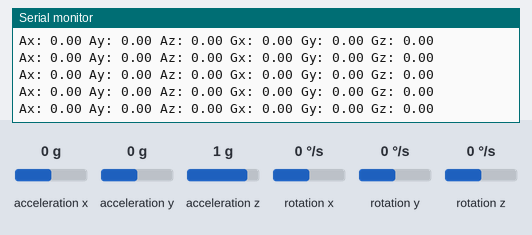
This sketch was run on a simulated ESP8266 (NodeMCU). On the bench: the last lines printed to the serial monitor. Wiring (inferred from the names in the program): MPU-6050 motion sensor at I2C address 0x68. The test bench sets the inputs (shaded band); at power-on: acceleration x 0 g, acceleration y 0 g, acceleration z 1 g, rotation x 0 °/s, rotation y 0 °/s, rotation z 0 °/s. WiFi joins after 1.5 s; servers stay silent unless stated.

Above: at 2.8 s.
2.9 s: acceleration x set to -1.4 g
At 3.0 s:
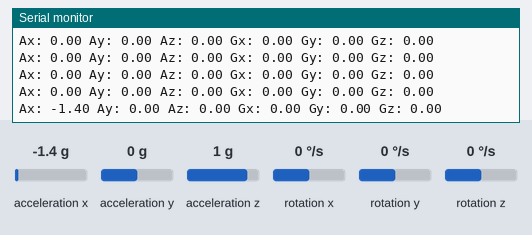
4.4 s: acceleration y set to -1.4 g
At 4.42 s:
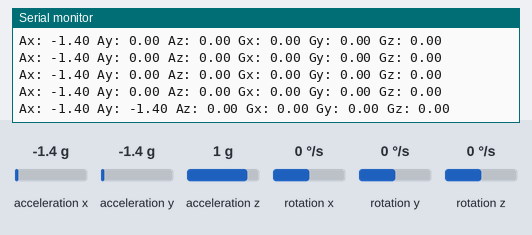
5.9 s: acceleration z set to -1.4 g
At 5.95 s:
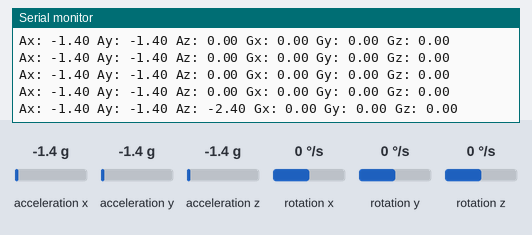
7.4 s: rotation x set to -192 °/s
At 7.48 s:
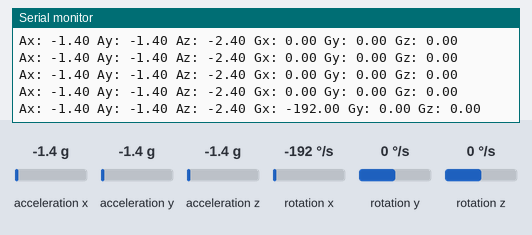
8.9 s: rotation y set to -192 °/s
At 8.91 s:
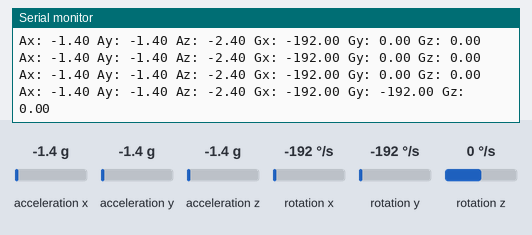

The sketch:

fall_detection_NodeMCU.ino
```cpp
//connect scl pin in mpu to D6 in NodeMCU
//connect sda pin in mpu to D7 in NodeMCU
//connect vcc to 3.6 in MCU
//connect GND to GND in NodeMCU
#include <ESP8266WiFi.h>
#include <Wire.h>
int limit=200;
const uint8_t MPU6050SlaveAddress = 0x68;  // MPU6050 Slave Device Address
const uint8_t scl = D6;      // Select SDA and SCL pins for I2C communication
const uint8_t sda = D7;

// sensitivity scale factor respective to full scale setting provided in datasheet
const uint16_t AccelScaleFactor = 16384;
const uint16_t GyroScaleFactor = 131;

// MPU6050 few configuration register addresses
const uint8_t MPU6050_REGISTER_SMPLRT_DIV   =  0x19;
const uint8_t MPU6050_REGISTER_USER_CTRL    =  0x6A;
const uint8_t MPU6050_REGISTER_PWR_MGMT_1   =  0x6B;
const uint8_t MPU6050_REGISTER_PWR_MGMT_2   =  0x6C;
const uint8_t MPU6050_REGISTER_CONFIG       =  0x1A;
const uint8_t MPU6050_REGISTER_GYRO_CONFIG  =  0x1B;
const uint8_t MPU6050_REGISTER_ACCEL_CONFIG =  0x1C;
const uint8_t MPU6050_REGISTER_FIFO_EN      =  0x23;
const uint8_t MPU6050_REGISTER_INT_ENABLE   =  0x38;
const uint8_t MPU6050_REGISTER_ACCEL_XOUT_H =  0x3B;
const uint8_t MPU6050_REGISTER_SIGNAL_PATH_RESET  = 0x68;

int16_t AccelX, AccelY, AccelZ,Temperature, GyroX, GyroY, GyroZ; //variables to save the raw values of MPU
double Ax, Ay, Az, T, Gx, Gy, Gz;                                //variables to save the exact values of MPU

String apiWritekey = "T12WOIVFQWGUNY2K"; // replace with your THINGSPEAK WRITEAPI key here
const char* ssid = "TP2"; // your wifi SSID name
const char* password = "1223334444" ;// wifi password
const char* server = "api.thingspeak.com"; //the saerver "we use thinkspeak cloud"
WiFiClient client;                         //make a wifiClient object named "client"

int fall=0;             //variable to represent falling "if equal zero that is mean not falling and if equal one that is mean falling"

void setup() {
  Serial.begin(115200);  //intialize the serial comunication in buadrate 115200
  WiFi.disconnect();    //disconnect any wifi "to start again"
  delay(10);
  WiFi.begin(ssid, password);  //connect with the wifi in ssid and passward
  Wire.begin(sda, scl);        //intialize the wire communication and define the sda and scl lines "pins"
  MPU6050_Init();             //that is the function we made to intialize the communication with mpu6050
  WiFi.begin(ssid, password); //another trial to connect "just to be sure"
  while (WiFi.status() != WL_CONNECTED) {   //wait until connect correctly
    delay(500);
  }
  Serial.print("connected to  "); Serial.println(ssid);
}

void loop() {
  while(!threshold());        //still calling the function named "threshold" to still tracke the algorithm to detect the falling
  if (client.connect(server,80))  //connrct with the client at server "we defined the server above" at number 80 "80 related to web devolopment of the server"
  {
    //here we arrange the word that transmite to the client that must start with apiwritekay and the field in the chanell then the data we want to transmite then, must ended by "\r\n\r\n"
    String tsData = apiWritekey;
           tsData +="&field1=";
           tsData += String(fall);
           tsData += "\r\n\r\n";
     //raech the address of the field in the channel with api in the server in host in post
     client.print("POST /update HTTP/1.1\n");
     client.print("Host: api.thingspeak.com\n");
     client.print("Connection: close\n");
     client.print("X-THINGSPEAKAPIKEY: "+apiWritekey+"\n");
     client.print("Content-Type: application/x-www-form-urlencoded\n");
     client.print("Content-Length: ");
     client.print(tsData.length());
     client.print("\n\n");  // the 2 carriage returns indicate closing of Header fields & starting of data
     client.print(tsData);
  }
  delay(200);
  client.stop();   //stop the client after trasmitting the data
  Serial.println("wait new value of the fall tracking ....");
  delay(15000);    // thingspeak needs minimum 15 sec delay between updates
}
//that function to send data to the wired communication "and we use it to send tha addresses of the available regesters to receive the data"
void I2C_Write(uint8_t deviceAddress, uint8_t regAddress, uint8_t data){
  Wire.beginTransmission(deviceAddress);
  Wire.write(regAddress);
  Wire.write(data);
  Wire.endTransmission();
}
//raed all of the raw data from the device mpu "but the raw data need to modifications to represent the angle and accelration"
//all this function in library wire
void Read_RawValue(uint8_t deviceAddress, uint8_t regAddress){
  Wire.beginTransmission(deviceAddress);
  Wire.write(regAddress);
  Wire.endTransmission();
  Wire.requestFrom(deviceAddress, (uint8_t)14);
  AccelX = (((int16_t)Wire.read()<<8) | Wire.read());
  AccelY = (((int16_t)Wire.read()<<8) | Wire.read());
  AccelZ = (((int16_t)Wire.read()<<8) | Wire.read());
  Temperature = (((int16_t)Wire.read()<<8) | Wire.read());
  GyroX = (((int16_t)Wire.read()<<8) | Wire.read());
  GyroY = (((int16_t)Wire.read()<<8) | Wire.read());
  GyroZ = (((int16_t)Wire.read()<<8) | Wire.read());
}

//configure MPU6050
//here we intialize the communication with mpu at the defined regesters "in line 13 in the code"
void MPU6050_Init(){
  delay(150);
  I2C_Write(MPU6050SlaveAddress, MPU6050_REGISTER_SMPLRT_DIV, 0x07);
  I2C_Write(MPU6050SlaveAddress, MPU6050_REGISTER_PWR_MGMT_1, 0x01);
  I2C_Write(MPU6050SlaveAddress, MPU6050_REGISTER_PWR_MGMT_2, 0x00);
  I2C_Write(MPU6050SlaveAddress, MPU6050_REGISTER_CONFIG, 0x00);
  I2C_Write(MPU6050SlaveAddress, MPU6050_REGISTER_GYRO_CONFIG, 0x00);//set +/-250 degree/second full scale
  I2C_Write(MPU6050SlaveAddress, MPU6050_REGISTER_ACCEL_CONFIG, 0x00);// set +/- 2g full scale
  I2C_Write(MPU6050SlaveAddress, MPU6050_REGISTER_FIFO_EN, 0x00);
  I2C_Write(MPU6050SlaveAddress, MPU6050_REGISTER_INT_ENABLE, 0x01);
  I2C_Write(MPU6050SlaveAddress, MPU6050_REGISTER_SIGNAL_PATH_RESET, 0x00);
  I2C_Write(MPU6050SlaveAddress, MPU6050_REGISTER_USER_CTRL, 0x00);
}
//this function made to modifay the raw value from mpu to diffritiate the real values
void mpu() {
  Read_RawValue(MPU6050SlaveAddress, MPU6050_REGISTER_ACCEL_XOUT_H);
  //divide each with their sensitivity scale factor
  Ax = (double)AccelX/AccelScaleFactor;
  Ay = (double)AccelY/AccelScaleFactor;
  Az = (double)AccelZ/AccelScaleFactor;
  Gx = (double)GyroX/GyroScaleFactor;
  Gy = (double)GyroY/GyroScaleFactor;
  Gz = (double)GyroZ/GyroScaleFactor;
  Az=Az-1;           //to callibrate the defult position at 0 in all direction "بسبب وضع السينسور المختلف"
   Serial.print("Ax: "); Serial.print(Ax);
  Serial.print(" Ay: "); Serial.print(Ay);
  Serial.print(" Az: "); Serial.print(Az);
  Serial.print(" Gx: "); Serial.print(Gx);
  Serial.print(" Gy: "); Serial.print(Gy);
  Serial.print(" Gz: "); Serial.println(Gz);
  delay(100);
}
//the main part of the code "threshold algorithm to make certain that the man aleardy fall"
int threshold() {
  mpu();  //first we get the real value from mpu
  if(Gx > limit || Gy > limit || Gx < (limit)*-1 || Gy < (limit)*-1 )  //second we test if the angualar accelration of any direction greater than "limit"
  {
    delay(100);      //wait 100 ms
    mpu();           //and read a new value
    if(Ax > 0.7 || Az > 0.7 || Ax < -0.7 || Az < -0.7 )  //and test if the angle is greater than 0.7 in any diraction "the scale of angle is from -2 to 2 "
    {
      delay(2000);        //wait 2 s and test again
      mpu();              //read new values to test again
      if((Ax > 0.7 || Az > 0.7 || Ax < -0.7 || Az < -0.7) && fall==0) {fall=1; Serial.println("fall"); return 1; }   //test again and if true that mean falling and return 1 to send to server
      else {return 0;}      //if false return 0 to still checking
    }
    else {return 0;}   //if false return 0 to still checking
  }
    mpu();   //read new values
  if(Ax < 0.5 && Az < 0.5 && Ax > -0.5 && Az > -0.5 && fall==1) {fall=0; Serial.println("get up"); return 1; } //if back to the natural position return 1 to send to server and make fall=0 to tell the server that man get up
  else {return 0;}

}
```

Measured:
- after the input at 2.9 s, the serial monitor: prints a new line after 0.09 s (image 1)
- after the input at 4.4 s, the serial monitor: prints a new line at once (image 2)
- after the input at 5.9 s, the serial monitor: prints a new line after 0.05 s (image 3)
- after the input at 7.4 s, the serial monitor: prints a new line after 0.08 s (image 4)
- after the input at 8.9 s, the serial monitor: prints a new line at once (image 5)
